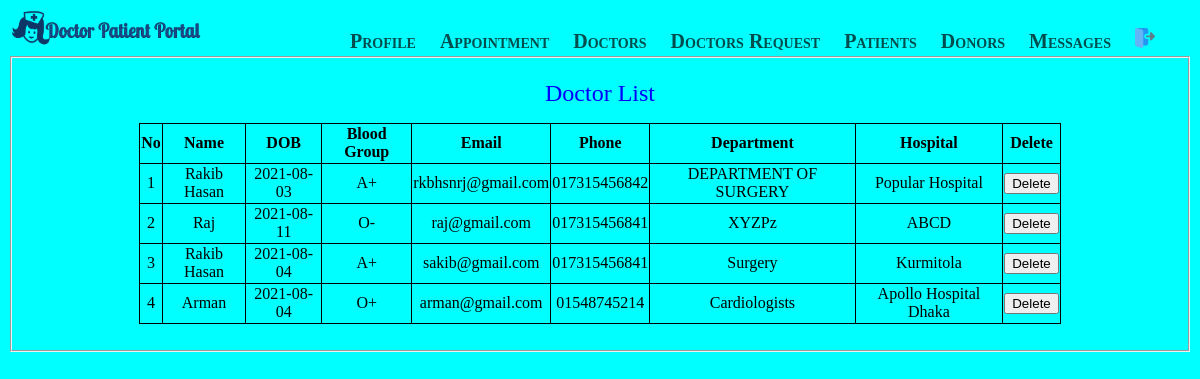
Screenshot of /allDoctorList.php with the database file from the repository.
### tables this page shows
CREATE TABLE `finaldoctor` (
  `id` int(10) NOT NULL,
  `name` varchar(50) NOT NULL,
  `username` varchar(50) NOT NULL,
  `password` varchar(50) NOT NULL,
  `dob` date NOT NULL,
  `bGroup` varchar(50) NOT NULL,
  `email` varchar(50) NOT NULL,
  `phone` varchar(50) NOT NULL,
  `department` varchar(100) NOT NULL,
  `hospital` varchar(100) NOT NULL
);

### models/db_config.php (called while the page is built, shortened)
<?php
 $db_server="localhost";
 $db_uname="root";
 $db_pass="";
 $db_name="dpportal";
 function get($query){
    global $db_server,$db_uname,$db_pass,$db_name;
    $conn=mysqli_connect($db_server,$db_uname,$db_pass,$db_name);
    $data=array();
    if ($conn){
        $result=mysqli_query($conn,$query);
        while($row=mysqli_fetch_assoc($result)){
            $data[]=$row;
        }
    }
    return $data;
}
?>

### controllers/login_controller.php (called while the page is built, shortened)
<?php
    include 'models/db_config.php';
	function getDoctorList(){
		$query= "select id,name,dob,bGroup,email,phone,department,hospital from finaldoctor";
		$rs= get($query);
		return $rs;
	}
?>

### allDoctorList.php (the view, shortened to what this page needs)
<?php
     require_once 'adminHeader.php';
    require_once 'controllers/login_controller.php';
	$doctorList=getDoctorList();
?>
<html>
<head>
</head>
    <body>
        <fieldset>
            <p align="middle"><font color="blue" size="5">Doctor List</font></p>
            <p align="middle">
			<table border="1">
			<tr>
                <th>No</th>
                <th>Name</th>
				<th>DOB</th>
				<th>Blood Group</th>
				<th>Email</th>
				<th>Phone</th>
				<th>Department</th>
				<th>Hospital</th>
				<th>Delete</th>
              </tr>
                <?php
				$i = 1;
				foreach($doctorList as $p){
					echo "<tr>";
						echo "<td align='center'>$i</td>";
						echo "<td align='center'>".$p["name"]."</p>";
						echo "<td align='center'>".$p["dob"]."</p>";
						echo "<td align='center'>".$p["bGroup"]."</p>";
						echo "<td align='center'>".$p["email"]."</p>";
						echo "<td align='center'>".$p["phone"]."</p>";
						echo "<td align='center'>".$p["department"]."</p>";
						echo "<td align='center'>".$p["hospital"]."</p>";
					    echo '<td align="center"><a href="deleteDoctor.php?id='.$p["id"].'"><input type="button" value="Delete"></a></td>';
					echo "</tr>";
					$i++;
				}
			?>
        </fieldset>
    </body>
</html>

### allDoctorList.php (style rules this page uses)
table, td, th { border: 1px solid black; }
table { border-collapse: collapse; width: 80%; }
th { height: 40px; }
td { height: 40px; }

### rows the page displays
finaldoctor: name "Rakib Hasan", dob "2021-08-03", bGroup "A+", email "rkbhsnrj@gmail.com", phone "017315456842", department "DEPARTMENT OF SURGERY", hospital "Popular Hospital"
finaldoctor: name "Raj", dob "2021-08-11", bGroup "O-", email "raj@gmail.com", phone "017315456841", department "XYZPz", hospital "ABCD"
finaldoctor: name "Rakib Hasan", dob "2021-08-04", bGroup "A+", email "sakib@gmail.com", phone "017315456841", department "Surgery", hospital "Kurmitola"
finaldoctor: name "Arman", dob "2021-08-04", bGroup "O+", email "arman@gmail.com", phone "01548745214", department "Cardiologists", hospital "Apollo Hospital Dhaka"
